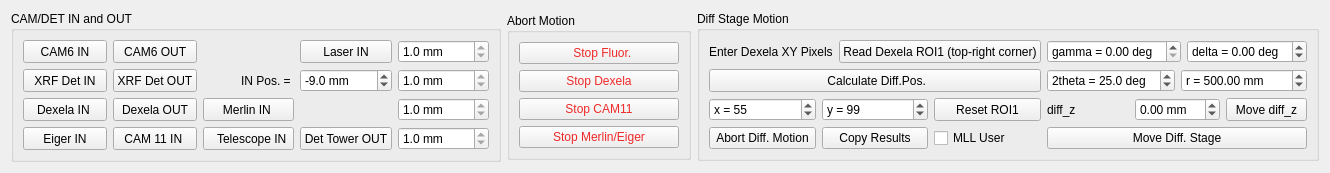
          <widget class="QWidget" name="tabWidget_18Page1">
           <attribute name="title">
            <string>Detector Motion</string>
           </attribute>
           <layout class="QHBoxLayout" name="horizontalLayout_31">
            <item>
             <widget class="QGroupBox" name="groupBox">
              <property name="sizePolicy">
               <sizepolicy hsizetype="Preferred" vsizetype="Fixed">
                <horstretch>0</horstretch>
                <verstretch>0</verstretch>
               </sizepolicy>
              </property>
              <property name="title">
               <string>CAM/DET IN and OUT</string>
              </property>
              <layout class="QGridLayout" name="gridLayout_7">
               <item row="0" column="2">
                <widget class="QPushButton" name="pb_cam6OUT">
                 <property name="enabled">
                  <bool>true</bool>
                 </property>
                 <property name="sizePolicy">
                  <sizepolicy hsizetype="Preferred" vsizetype="Preferred">
                   <horstretch>0</horstretch>
                   <verstretch>0</verstretch>
                  </sizepolicy>
                 </property>
                 <property name="text">
                  <string>  CAM6 OUT  </string>
                 </property>
                </widget>
               </item>
               <item row="1" column="3">
                <widget class="QLabel" name="label_74">
                 <property name="sizePolicy">
                  <sizepolicy hsizetype="Preferred" vsizetype="Preferred">
                   <horstretch>0</horstretch>
                   <verstretch>0</verstretch>
                  </sizepolicy>
                 </property>
                 <property name="text">
                  <string>IN Pos. = </string>
                 </property>
                 <property name="alignment">
                  <set>Qt::AlignRight|Qt::AlignTrailing|Qt::AlignVCenter</set>
                 </property>
                </widget>
               </item>
               <item row="2" column="0">
                <widget class="QPushButton" name="pb_dexela_IN">
                 <property name="sizePolicy">
                  <sizepolicy hsizetype="Preferred" vsizetype="Preferred">
                   <horstretch>0</horstretch>
                   <verstretch>0</verstretch>
                  </sizepolicy>
                 </property>
                 <property name="text">
                  <string>   Dexela IN    </string>
                 </property>
                </widget>
               </item>
               <item row="1" column="0">
                <widget class="QPushButton" name="pb_vortexIN">
                 <property name="sizePolicy">
                  <sizepolicy hsizetype="Preferred" vsizetype="Preferred">
                   <horstretch>0</horstretch>
                   <verstretch>0</verstretch>
                  </sizepolicy>
                 </property>
                 <property name="text">
                  <string>XRF Det IN</string>
                 </property>
                </widget>
               </item>
               <item row="2" column="3">
                <widget class="QPushButton" name="pb_merlinIN">
                 <property name="sizePolicy">
                  <sizepolicy hsizetype="Preferred" vsizetype="Preferred">
                   <horstretch>0</horstretch>
                   <verstretch>0</verstretch>
                  </sizepolicy>
                 </property>
                 <property name="text">
                  <string> Merlin IN  </string>
                 </property>
                </widget>
               </item>
               <item row="3" column="3">
                <widget class="QPushButton" name="pb_telescope">
                 <property name="enabled">
                  <bool>true</bool>
                 </property>
                 <property name="sizePolicy">
                  <sizepolicy hsizetype="Preferred" vsizetype="Preferred">
                   <horstretch>0</horstretch>
                   <verstretch>0</verstretch>
                  </sizepolicy>
                 </property>
                 <property name="text">
                  <string>   Telescope IN </string>
                 </property>
                </widget>
               </item>
               <item row="3" column="2">
                <widget class="QPushButton" name="pb_cam11IN">
                 <property name="sizePolicy">
                  <sizepolicy hsizetype="Preferred" vsizetype="Preferred">
                   <horstretch>0</horstretch>
                   <verstretch>0</verstretch>
                  </sizepolicy>
                 </property>
                 <property name="text">
                  <string>  CAM 11 IN   </string>
                 </property>
                </widget>
               </item>
               <item row="3" column="4">
                <widget class="QPushButton" name="pb_merlinOUT">
                 <property name="sizePolicy">
                  <sizepolicy hsizetype="Preferred" vsizetype="Preferred">
                   <horstretch>0</horstretch>
                   <verstretch>0</verstretch>
                  </sizepolicy>
                 </property>
                 <property name="text">
                  <string>Det Tower OUT</string>
                 </property>
                </widget>
               </item>
               <item row="1" column="4">
                <widget class="QDoubleSpinBox" name="dsb_flur_in_pos">
                 <property name="sizePolicy">
                  <sizepolicy hsizetype="Preferred" vsizetype="Preferred">
                   <horstretch>0</horstretch>
                   <verstretch>0</verstretch>
                  </sizepolicy>
                 </property>
                 <property name="suffix">
                  <string> mm</string>
                 </property>
                 <property name="decimals">
                  <number>1</number>
                 </property>
                 <property name="minimum">
                  <double>-100.000000000000000</double>
                 </property>
                 <property name="maximum">
                  <double>-7.000000000000000</double>
                 </property>
                 <property name="value">
                  <double>-9.000000000000000</double>
                 </property>
                </widget>
               </item>
               <item row="3" column="0">
                <widget class="QPushButton" name="pb_eiger_in">
                 <property name="sizePolicy">
                  <sizepolicy hsizetype="Preferred" vsizetype="Preferred">
                   <horstretch>0</horstretch>
                   <verstretch>0</verstretch>
                  </sizepolicy>
                 </property>
                 <property name="text">
                  <string>Eiger IN</string>
                 </property>
                </widget>
               </item>
               <item row="1" column="5">
                <widget class="QDoubleSpinBox" name="db_fs_det">
                 <property name="sizePolicy">
                  <sizepolicy hsizetype="Preferred" vsizetype="Preferred">
                   <horstretch>0</horstretch>
                   <verstretch>0</verstretch>
                  </sizepolicy>
                 </property>
                 <property name="readOnly">
                  <bool>true</bool>
                 </property>
                 <property name="buttonSymbols">
                  <enum>QAbstractSpinBox::UpDownArrows</enum>
                 </property>
                 <property name="suffix">
                  <string> mm</string>
                 </property>
                 <property name="decimals">
                  <number>1</number>
                 </property>
                 <property name="minimum">
                  <double>-150.000000000000000</double>
                 </property>
                 <property name="value">
                  <double>1.000000000000000</double>
                 </property>
                </widget>
               </item>
               <item row="2" column="5">
                <widget class="QDoubleSpinBox" name="db_dexela">
                 <property name="sizePolicy">
                  <sizepolicy hsizetype="Preferred" vsizetype="Preferred">
                   <horstretch>0</horstretch>
                   <verstretch>0</verstretch>
                  </sizepolicy>
                 </property>
                 <property name="readOnly">
                  <bool>true</bool>
                 </property>
                 <property name="buttonSymbols">
                  <enum>QAbstractSpinBox::UpDownArrows</enum>
                 </property>
                 <property name="suffix">
                  <string> mm</string>
                 </property>
                 <property name="decimals">
                  <number>1</number>
                 </property>
                 <property name="minimum">
                  <double>-99.000000000000000</double>
                 </property>
                 <property name="maximum">
                  <double>500.000000000000000</double>
                 </property>
                 <property name="value">
                  <double>1.000000000000000</double>
                 </property>
                </widget>
               </item>
               <item row="0" column="0">
                <widget class="QPushButton" name="pb_cam6IN">
                 <property name="enabled">
                  <bool>true</bool>
                 </property>
                 <property name="sizePolicy">
                  <sizepolicy hsizetype="Preferred" vsizetype="Preferred">
                   <horstretch>0</horstretch>
                   <verstretch>0</verstretch>
                  </sizepolicy>
                 </property>
                 <property name="text">
                  <string>  CAM6 IN  </string>
                 </property>
                </widget>
               </item>
               <item row="0" column="5">
                <widget class="QDoubleSpinBox" name="db_cam06x">
                 <property name="sizePolicy">
                  <sizepolicy hsizetype="Preferred" vsizetype="Preferred">
                   <horstretch>0</horstretch>
                   <verstretch>0</verstretch>
                  </sizepolicy>
                 </property>
                 <property name="readOnly">
                  <bool>true</bool>
                 </property>
                 <property name="buttonSymbols">
                  <enum>QAbstractSpinBox::UpDownArrows</enum>
                 </property>
                 <property name="suffix">
                  <string> mm</string>
                 </property>
                 <property name="decimals">
                  <number>1</number>
                 </property>
                 <property name="minimum">
                  <double>-99.000000000000000</double>
                 </property>
                 <property name="value">
                  <double>1.000000000000000</double>
                 </property>
                </widget>
               </item>
               <item row="0" column="4">
                <widget class="QPushButton" name="pb_laser_in">
                 <property name="sizePolicy">
                  <sizepolicy hsizetype="Preferred" vsizetype="Preferred">
                   <horstretch>0</horstretch>
                   <verstretch>0</verstretch>
                  </sizepolicy>
                 </property>
                 <property name="text">
                  <string>Laser IN</string>
                 </property>
                </widget>
               </item>
               <item row="3" column="5">
                <widget class="QDoubleSpinBox" name="db_diffx">
                 <property name="sizePolicy">
                  <sizepolicy hsizetype="Preferred" vsizetype="Preferred">
                   <horstretch>0</horstretch>
                   <verstretch>0</verstretch>
                  </sizepolicy>
                 </property>
                 <property name="readOnly">
                  <bool>true</bool>
                 </property>
                 <property name="buttonSymbols">
                  <enum>QAbstractSpinBox::UpDownArrows</enum>
                 </property>
                 <property name="suffix">
                  <string> mm</string>
                 </property>
                 <property name="decimals">
                  <number>1</number>
                 </property>
                 <property name="minimum">
                  <double>-1500.000000000000000</double>
                 </property>
                 <property name="maximum">
                  <double>1500.000000000000000</double>
                 </property>
                 <property name="value">
                  <double>1.000000000000000</double>
                 </property>
                </widget>
               </item>
               <item row="1" column="2">
                <widget class="QPushButton" name="pb_vortexOUT">
                 <property name="sizePolicy">
                  <sizepolicy hsizetype="Preferred" vsizetype="Preferred">
                   <horstretch>0</horstretch>
                   <verstretch>0</verstretch>
                  </sizepolicy>
                 </property>
                 <property name="text">
                  <string>XRF Det OUT</string>
                 </property>
                </widget>
               </item>
               <item row="2" column="2">
                <widget class="QPushButton" name="pb_dexela_OUT">
                 <property name="sizePolicy">
                  <sizepolicy hsizetype="Preferred" vsizetype="Preferred">
                   <horstretch>0</horstretch>
                   <verstretch>0</verstretch>
                  </sizepolicy>
                 </property>
                 <property name="text">
                  <string>Dexela OUT</string>
                 </property>
                </widget>
               </item>
              </layout>
             </widget>
            </item>
            <item>
             <widget class="QGroupBox" name="groupBox">
              <property name="sizePolicy">
               <sizepolicy hsizetype="Fixed" vsizetype="Fixed">
                <horstretch>0</horstretch>
                <verstretch>0</verstretch>
               </sizepolicy>
              </property>
              <property name="title">
               <string>Abort Motion</string>
              </property>
              <layout class="QGridLayout" name="gridLayout_117">
               <item row="0" column="0">
                <widget class="QPushButton" name="pb_stop_fluor">
                 <property name="sizePolicy">
                  <sizepolicy hsizetype="Preferred" vsizetype="Preferred">
                   <horstretch>0</horstretch>
                   <verstretch>0</verstretch>
                  </sizepolicy>
                 </property>
                 <property name="styleSheet">
                  <string notr="true">color: rgb(239, 41, 41);</string>
                 </property>
                 <property name="text">
                  <string>               Stop Fluor.             </string>
                 </property>
                </widget>
               </item>
               <item row="2" column="0">
                <widget class="QPushButton" name="pb_stop_cam11">
                 <property name="sizePolicy">
                  <sizepolicy hsizetype="Preferred" vsizetype="Preferred">
                   <horstretch>0</horstretch>
                   <verstretch>0</verstretch>
                  </sizepolicy>
                 </property>
                 <property name="styleSheet">
                  <string notr="true">color: rgb(239, 41, 41);</string>
                 </property>
                 <property name="text">
                  <string>Stop CAM11</string>
                 </property>
                </widget>
               </item>
               <item row="3" column="0">
                <widget class="QPushButton" name="pb_stop_merlin">
                 <property name="sizePolicy">
                  <sizepolicy hsizetype="Preferred" vsizetype="Preferred">
                   <horstretch>0</horstretch>
                   <verstretch>0</verstretch>
                  </sizepolicy>
                 </property>
                 <property name="styleSheet">
                  <string notr="true">color: rgb(239, 41, 41);</string>
                 </property>
                 <property name="text">
                  <string>Stop Merlin/Eiger</string>
                 </property>
                </widget>
               </item>
               <item row="1" column="0">
                <widget class="QPushButton" name="pb_stop_dexela">
                 <property name="sizePolicy">
                  <sizepolicy hsizetype="Preferred" vsizetype="Preferred">
                   <horstretch>0</horstretch>
                   <verstretch>0</verstretch>
                  </sizepolicy>
                 </property>
                 <property name="styleSheet">
                  <string notr="true">color: rgb(239, 41, 41);</string>
                 </property>
                 <property name="text">
                  <string>Stop Dexela</string>
                 </property>
                </widget>
               </item>
              </layout>
             </widget>
            </item>
            <item>
             <widget class="QGroupBox" name="groupBox_11">
              <property name="sizePolicy">
               <sizepolicy hsizetype="Preferred" vsizetype="Fixed">
                <horstretch>0</horstretch>
                <verstretch>0</verstretch>
               </sizepolicy>
              </property>
              <property name="title">
               <string>Diff Stage Motion</string>
              </property>
              <layout class="QGridLayout" name="gridLayout_42">
               <item row="2" column="1">
                <layout class="QHBoxLayout" name="horizontalLayout_23">
                 <item>
                  <widget class="QLabel" name="label_73">
                   <property name="text">
                    <string>diff_z</string>
                   </property>
                  </widget>
                 </item>
                 <item>
                  <widget class="QDoubleSpinBox" name="dsb_move_diff_z_rel_value">
                   <property name="suffix">
                    <string> mm</string>
                   </property>
                   <property name="minimum">
                    <double>-50.000000000000000</double>
                   </property>
                   <property name="maximum">
                    <double>50.000000000000000</double>
                   </property>
                  </widget>
                 </item>
                 <item>
                  <widget class="QPushButton" name="pb_move_diff_z">
                   <property name="sizePolicy">
                    <sizepolicy hsizetype="Minimum" vsizetype="Preferred">
                     <horstretch>0</horstretch>
                     <verstretch>0</verstretch>
                    </sizepolicy>
                   </property>
                   <property name="text">
                    <string>Move diff_z</string>
                   </property>
                  </widget>
                 </item>
                </layout>
               </item>
               <item row="3" column="0">
                <layout class="QHBoxLayout" name="horizontalLayout_13">
                 <item>
                  <widget class="QPushButton" name="pb_abort_diff">
                   <property name="sizePolicy">
                    <sizepolicy hsizetype="Preferred" vsizetype="Preferred">
                     <horstretch>0</horstretch>
                     <verstretch>0</verstretch>
                    </sizepolicy>
                   </property>
                   <property name="text">
                    <string>Abort Diff. Motion</string>
                   </property>
                  </widget>
                 </item>
                 <item>
                  <widget class="QPushButton" name="pb_copy_pos2angle">
                   <property name="sizePolicy">
                    <sizepolicy hsizetype="Preferred" vsizetype="Preferred">
                     <horstretch>0</horstretch>
                     <verstretch>0</verstretch>
                    </sizepolicy>
                   </property>
                   <property name="text">
                    <string>Copy Results</string>
                   </property>
                  </widget>
                 </item>
                 <item>
                  <widget class="QCheckBox" name="cb_mll_theta_for_diff">
                   <property name="text">
                    <string>MLL User</string>
                   </property>
                   <property name="checked">
                    <bool>false</bool>
                   </property>
                  </widget>
                 </item>
                </layout>
               </item>
               <item row="1" column="1">
                <layout class="QHBoxLayout" name="horizontalLayout_8">
                 <item>
                  <widget class="QDoubleSpinBox" name="sp_diff_det_calc_2theta">
                   <property name="sizePolicy">
                    <sizepolicy hsizetype="Preferred" vsizetype="Fixed">
                     <horstretch>0</horstretch>
                     <verstretch>0</verstretch>
                    </sizepolicy>
                   </property>
                   <property name="prefix">
                    <string>2theta = </string>
                   </property>
                   <property name="suffix">
                    <string> deg</string>
                   </property>
                   <property name="decimals">
                    <number>1</number>
                   </property>
                   <property name="value">
                    <double>25.000000000000000</double>
                   </property>
                  </widget>
                 </item>
                 <item>
                  <widget class="QDoubleSpinBox" name="sp_diff_det_r">
                   <property name="sizePolicy">
                    <sizepolicy hsizetype="Preferred" vsizetype="Fixed">
                     <horstretch>0</horstretch>
                     <verstretch>0</verstretch>
                    </sizepolicy>
                   </property>
                   <property name="prefix">
                    <string>r = </string>
                   </property>
                   <property name="suffix">
                    <string> mm</string>
                   </property>
                   <property name="maximum">
                    <double>5000.000000000000000</double>
                   </property>
                   <property name="value">
                    <double>500.000000000000000</double>
                   </property>
                  </widget>
                 </item>
                </layout>
               </item>
               <item row="3" column="1">
                <widget class="QPushButton" name="pb_move_diff">
                 <property name="sizePolicy">
                  <sizepolicy hsizetype="Preferred" vsizetype="Preferred">
                   <horstretch>0</horstretch>
                   <verstretch>0</verstretch>
                  </sizepolicy>
                 </property>
                 <property name="text">
                  <string>Move Diff. Stage</string>
                 </property>
                </widget>
               </item>
               <item row="0" column="1">
                <layout class="QHBoxLayout" name="horizontalLayout_9">
                 <item>
                  <widget class="QDoubleSpinBox" name="sp_diff_det_calc_x">
                   <property name="sizePolicy">
                    <sizepolicy hsizetype="Preferred" vsizetype="Fixed">
                     <horstretch>0</horstretch>
                     <verstretch>0</verstretch>
                    </sizepolicy>
                   </property>
                   <property name="prefix">
                    <string>gamma = </string>
                   </property>
                   <property name="suffix">
                    <string> deg</string>
                   </property>
                   <property name="decimals">
                    <number>2</number>
                   </property>
                   <property name="value">
                    <double>0.000000000000000</double>
                   </property>
                  </widget>
                 </item>
                 <item>
                  <widget class="QDoubleSpinBox" name="sp_diff_det_calc_y">
                   <property name="sizePolicy">
                    <sizepolicy hsizetype="Preferred" vsizetype="Fixed">
                     <horstretch>0</horstretch>
                     <verstretch>0</verstretch>
                    </sizepolicy>
                   </property>
                   <property name="prefix">
                    <string>delta = </string>
                   </property>
                   <property name="suffix">
                    <string> deg</string>
                   </property>
                   <property name="minimum">
                    <double>-5.000000000000000</double>
                   </property>
                   <property name="maximum">
                    <double>25.000000000000000</double>
                   </property>
                   <property name="value">
                    <double>0.000000000000000</double>
                   </property>
                  </widget>
                 </item>
                </layout>
               </item>
               <item row="0" column="0" rowspan="3">
                <layout class="QGridLayout" name="gridLayout_137">
                 <item row="0" column="0">
                  <layout class="QHBoxLayout" name="horizontalLayout_21">
                   <item>
                    <widget class="QLabel" name="label_65">
                     <property name="lineWidth">
                      <number>0</number>
                     </property>
                     <property name="text">
                      <string>Enter Dexela XY Pixels</string>
                     </property>
                    </widget>
                   </item>
                   <item>
                    <widget class="QPushButton" name="pb_read_dexela_ROI1">
                     <property name="sizePolicy">
                      <sizepolicy hsizetype="Minimum" vsizetype="Preferred">
                       <horstretch>0</horstretch>
                       <verstretch>0</verstretch>
                      </sizepolicy>
                     </property>
                     <property name="text">
                      <string>Read Dexela ROI1 (top-right corner)</string>
                     </property>
                    </widget>
                   </item>
                  </layout>
                 </item>
                 <item row="1" column="0">
                  <widget class="QPushButton" name="pb_pos_to_angle">
                   <property name="sizePolicy">
                    <sizepolicy hsizetype="Preferred" vsizetype="Preferred">
                     <horstretch>0</horstretch>
                     <verstretch>0</verstretch>
                    </sizepolicy>
                   </property>
                   <property name="text">
                    <string> Calculate Diff.Pos.</string>
                   </property>
                  </widget>
                 </item>
                 <item row="3" column="0">
                  <layout class="QHBoxLayout" name="horizontalLayout_15">
                   <item>
                    <widget class="QSpinBox" name="sp_dexela_xpixel">
                     <property name="sizePolicy">
                      <sizepolicy hsizetype="Preferred" vsizetype="Fixed">
                       <horstretch>0</horstretch>
                       <verstretch>0</verstretch>
                      </sizepolicy>
                     </property>
                     <property name="prefix">
                      <string>x = </string>
                     </property>
                     <property name="maximum">
                      <number>9999</number>
                     </property>
                     <property name="singleStep">
                      <number>10</number>
                     </property>
                     <property name="value">
                      <number>55</number>
                     </property>
                    </widget>
                   </item>
                   <item>
                    <widget class="QSpinBox" name="sp_dexela_ypixel">
                     <property name="sizePolicy">
                      <sizepolicy hsizetype="Preferred" vsizetype="Fixed">
                       <horstretch>0</horstretch>
                       <verstretch>0</verstretch>
                      </sizepolicy>
                     </property>
                     <property name="prefix">
                      <string>y = </string>
                     </property>
                     <property name="maximum">
                      <number>9999</number>
                     </property>
                     <property name="singleStep">
                      <number>10</number>
                     </property>
                     <property name="value">
                      <number>99</number>
                     </property>
                    </widget>
                   </item>
                   <item>
                    <widget class="QPushButton" name="pb_reset_dexela_ROI1">
                     <property name="sizePolicy">
                      <sizepolicy hsizetype="Minimum" vsizetype="Preferred">
                       <horstretch>0</horstretch>
                       <verstretch>0</verstretch>
                      </sizepolicy>
                     </property>
                     <property name="text">
                      <string>Reset ROI1</string>
                     </property>
                    </widget>
                   </item>
                  </layout>
                 </item>
                </layout>
               </item>
              </layout>
             </widget>
            </item>
           </layout>
          </widget>
